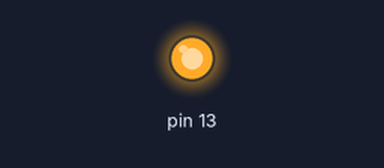
The sketch below on a simulated Arduino Mega 2560, built with avr-gcc and run on an emulated ATmega2560. On the bench: output pins drawn as LEDs (lit = HIGH).

Above: at 1.5 s.
At 3.5 s:
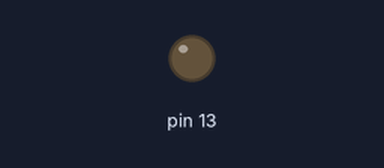
Timing chart, 0 to 5.2 s (numbered marks = the images above):
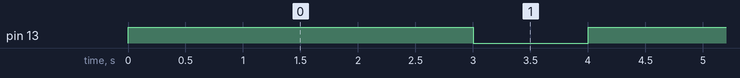

Measured:
- by itself, pin 13: alternates HIGH for 3.0 s and LOW for 1.0 s

The sketch:

sketch_feb05a.ino
```cpp
void setup() {
  // put your setup code here, to run once:
   Serial1.begin(9600);  //iniciar la comunicacion serial
 pinMode(13, OUTPUT);
}

void loop() {
  // put your main code here, to run repeatedly:
digitalWrite(13, HIGH);
  delay(3000); // Wait for 1000 millisecond(s)
  Serial1.print("Rojo: ");

  Serial1.println(". ");
 // delay(500);

  digitalWrite(13, LOW);
  delay(1000); // Wait for 1000 millisecond(s)


}
```
